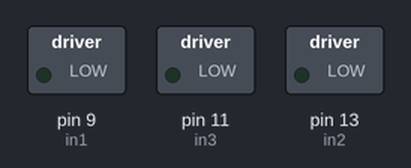
Recording of a sketch running on a simulated Arduino Uno, built with avr-gcc and run on an emulated ATmega328P. Parts: switched loads named in the sketch (green lamp = pin HIGH).

Above: at 2.5 s.
At 17.5 s:
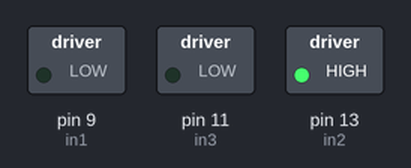
At 22.5 s:
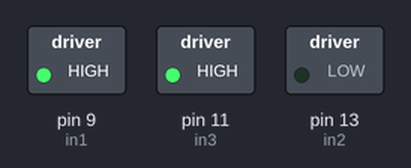
At 27.5 s:
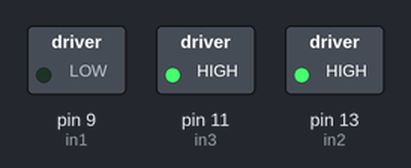
At 32.5 s:
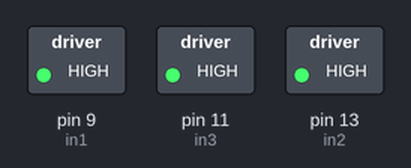
At 42.5 s:
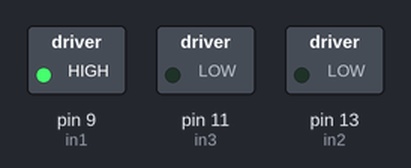
Timing chart, 0 to 45.5 s (numbered marks = the images above):
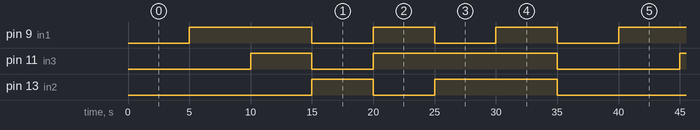

Measured:
- by itself, pin 9 (in1): repeats every 35.0 s: 2 × (LOW 5.0 s, HIGH 5.0 s), LOW 5.0 s, HIGH 10.0 s
- by itself, pin 11 (in3): repeats every 35.0 s: LOW 5.0 s, HIGH 15.0 s, LOW 10.0 s, HIGH 5.0 s
- by itself, pin 13 (in2): repeats every 35.0 s: LOW 5.0 s, HIGH 10.0 s, LOW 15.0 s, HIGH 5.0 s

The sketch:

motordriver0625.ino
```cpp
int in1=9;
int in2=13;
int in3=11;

void setup() {
  pinMode(in1,OUTPUT);
  pinMode(in2,OUTPUT);
  pinMode(in3,OUTPUT);


  // put your setup code here, to run once:

}

void loop() {
  digitalWrite(in1,LOW);
  digitalWrite(in2,LOW);
  digitalWrite(in3,LOW);
  delay(5000);

  digitalWrite(in1,HIGH);
  digitalWrite(in2,LOW);
  digitalWrite(in3,LOW);
  delay(5000);

  digitalWrite(in1,HIGH);
  digitalWrite(in2,LOW);
  digitalWrite(in3,HIGH);
  delay(5000);

  digitalWrite(in1,LOW);
  digitalWrite(in2,HIGH);
  digitalWrite(in3,LOW);
  delay(5000);

  digitalWrite(in1,HIGH);
  digitalWrite(in2,LOW);
  digitalWrite(in3,HIGH);
  delay(5000);

  digitalWrite(in1,LOW);
  digitalWrite(in2,HIGH);
  digitalWrite(in3,HIGH);
  delay(5000);

  digitalWrite(in1,HIGH);
  digitalWrite(in2,HIGH);
  digitalWrite(in3,HIGH);
  delay(5000);


  // put your main code here, to run repeatedly:
}
```
